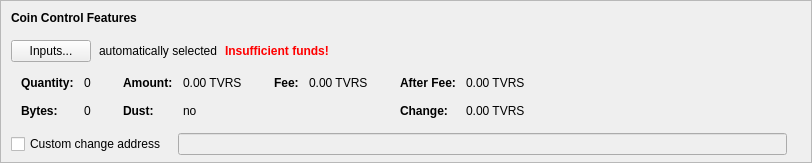
    <widget class="QFrame" name="frameCoinControl">
     <property name="sizePolicy">
      <sizepolicy hsizetype="Expanding" vsizetype="Expanding">
       <horstretch>0</horstretch>
       <verstretch>0</verstretch>
      </sizepolicy>
     </property>
     <property name="maximumSize">
      <size>
       <width>16777215</width>
       <height>16777215</height>
      </size>
     </property>
     <property name="frameShape">
      <enum>QFrame::StyledPanel</enum>
     </property>
     <property name="frameShadow">
      <enum>QFrame::Sunken</enum>
     </property>
     <layout class="QVBoxLayout" name="verticalLayoutCoinControl2">
      <property name="spacing">
       <number>0</number>
      </property>
      <property name="leftMargin">
       <number>0</number>
      </property>
      <property name="topMargin">
       <number>0</number>
      </property>
      <property name="rightMargin">
       <number>0</number>
      </property>
      <property name="bottomMargin">
       <number>6</number>
      </property>
      <item>
       <layout class="QVBoxLayout" name="verticalLayoutCoinControl" stretch="0,0,0,0,1">
        <property name="spacing">
         <number>0</number>
        </property>
        <property name="leftMargin">
         <number>10</number>
        </property>
        <property name="topMargin">
         <number>10</number>
        </property>
        <item>
         <layout class="QHBoxLayout" name="horizontalLayoutCoinControl1">
          <property name="bottomMargin">
           <number>15</number>
          </property>
          <item>
           <widget class="QLabel" name="labelCoinControlFeatures">
            <property name="sizePolicy">
             <sizepolicy hsizetype="Preferred" vsizetype="Maximum">
              <horstretch>0</horstretch>
              <verstretch>0</verstretch>
             </sizepolicy>
            </property>
            <property name="font">
             <font>
              <weight>75</weight>
              <bold>true</bold>
             </font>
            </property>
            <property name="styleSheet">
             <string notr="true">font-weight:bold;</string>
            </property>
            <property name="text">
             <string>Coin Control Features</string>
            </property>
           </widget>
          </item>
         </layout>
        </item>
        <item>
         <layout class="QHBoxLayout" name="horizontalLayoutCoinControl2" stretch="0,0,0,0">
          <property name="spacing">
           <number>8</number>
          </property>
          <property name="bottomMargin">
           <number>10</number>
          </property>
          <item>
           <widget class="QPushButton" name="pushButtonCoinControl">
            <property name="styleSheet">
             <string notr="true"/>
            </property>
            <property name="text">
             <string>Inputs...</string>
            </property>
            <property name="autoDefault">
             <bool>false</bool>
            </property>
           </widget>
          </item>
          <item>
           <widget class="QLabel" name="labelCoinControlAutomaticallySelected">
            <property name="text">
             <string>automatically selected</string>
            </property>
            <property name="margin">
             <number>5</number>
            </property>
           </widget>
          </item>
          <item>
           <widget class="QLabel" name="labelCoinControlInsuffFunds">
            <property name="font">
             <font>
              <weight>75</weight>
              <bold>true</bold>
             </font>
            </property>
            <property name="styleSheet">
             <string notr="true">color:red;font-weight:bold;</string>
            </property>
            <property name="text">
             <string>Insufficient funds!</string>
            </property>
            <property name="margin">
             <number>5</number>
            </property>
           </widget>
          </item>
          <item>
           <spacer name="horizontalSpacerCoinControl">
            <property name="orientation">
             <enum>Qt::Horizontal</enum>
            </property>
            <property name="sizeHint" stdset="0">
             <size>
              <width>40</width>
              <height>1</height>
             </size>
            </property>
           </spacer>
          </item>
         </layout>
        </item>
        <item>
         <widget class="QWidget" name="widgetCoinControl" native="true">
          <property name="sizePolicy">
           <sizepolicy hsizetype="Preferred" vsizetype="Preferred">
            <horstretch>0</horstretch>
            <verstretch>0</verstretch>
           </sizepolicy>
          </property>
          <property name="minimumSize">
           <size>
            <width>0</width>
            <height>0</height>
           </size>
          </property>
          <property name="styleSheet">
           <string notr="true"/>
          </property>
          <layout class="QHBoxLayout" name="horizontalLayoutCoinControl5">
           <property name="leftMargin">
            <number>0</number>
           </property>
           <property name="topMargin">
            <number>0</number>
           </property>
           <property name="rightMargin">
            <number>0</number>
           </property>
           <property name="bottomMargin">
            <number>0</number>
           </property>
           <item>
            <layout class="QHBoxLayout" name="horizontalLayoutCoinControl3" stretch="0,0,0,1">
             <property name="spacing">
              <number>20</number>
             </property>
             <property name="topMargin">
              <number>0</number>
             </property>
             <property name="bottomMargin">
              <number>10</number>
             </property>
             <item>
              <layout class="QFormLayout" name="formLayoutCoinControl1">
               <property name="horizontalSpacing">
                <number>10</number>
               </property>
               <property name="verticalSpacing">
                <number>14</number>
               </property>
               <property name="leftMargin">
                <number>10</number>
               </property>
               <property name="topMargin">
                <number>4</number>
               </property>
               <property name="rightMargin">
                <number>6</number>
               </property>
               <item row="0" column="0">
                <widget class="QLabel" name="labelCoinControlQuantityText">
                 <property name="font">
                  <font>
                   <weight>75</weight>
                   <bold>true</bold>
                  </font>
                 </property>
                 <property name="text">
                  <string>Quantity:</string>
                 </property>
                 <property name="margin">
                  <number>0</number>
                 </property>
                </widget>
               </item>
               <item row="0" column="1">
                <widget class="QLabel" name="labelCoinControlQuantity">
                 <property name="cursor">
                  <cursorShape>IBeamCursor</cursorShape>
                 </property>
                 <property name="contextMenuPolicy">
                  <enum>Qt::ActionsContextMenu</enum>
                 </property>
                 <property name="text">
                  <string notr="true">0</string>
                 </property>
                 <property name="margin">
                  <number>0</number>
                 </property>
                 <property name="textInteractionFlags">
                  <set>Qt::LinksAccessibleByMouse|Qt::TextSelectableByKeyboard|Qt::TextSelectableByMouse</set>
                 </property>
                </widget>
               </item>
               <item row="1" column="0">
                <widget class="QLabel" name="labelCoinControlBytesText">
                 <property name="font">
                  <font>
                   <weight>75</weight>
                   <bold>true</bold>
                  </font>
                 </property>
                 <property name="text">
                  <string>Bytes:</string>
                 </property>
                </widget>
               </item>
               <item row="1" column="1">
                <widget class="QLabel" name="labelCoinControlBytes">
                 <property name="cursor">
                  <cursorShape>IBeamCursor</cursorShape>
                 </property>
                 <property name="contextMenuPolicy">
                  <enum>Qt::ActionsContextMenu</enum>
                 </property>
                 <property name="text">
                  <string notr="true">0</string>
                 </property>
                 <property name="textInteractionFlags">
                  <set>Qt::LinksAccessibleByMouse|Qt::TextSelectableByKeyboard|Qt::TextSelectableByMouse</set>
                 </property>
                </widget>
               </item>
              </layout>
             </item>
             <item>
              <layout class="QFormLayout" name="formLayoutCoinControl2">
               <property name="horizontalSpacing">
                <number>10</number>
               </property>
               <property name="verticalSpacing">
                <number>14</number>
               </property>
               <property name="leftMargin">
                <number>6</number>
               </property>
               <property name="topMargin">
                <number>4</number>
               </property>
               <property name="rightMargin">
                <number>6</number>
               </property>
               <item row="0" column="0">
                <widget class="QLabel" name="labelCoinControlAmountText">
                 <property name="font">
                  <font>
                   <weight>75</weight>
                   <bold>true</bold>
                  </font>
                 </property>
                 <property name="text">
                  <string>Amount:</string>
                 </property>
                 <property name="margin">
                  <number>0</number>
                 </property>
                </widget>
               </item>
               <item row="0" column="1">
                <widget class="QLabel" name="labelCoinControlAmount">
                 <property name="cursor">
                  <cursorShape>IBeamCursor</cursorShape>
                 </property>
                 <property name="contextMenuPolicy">
                  <enum>Qt::ActionsContextMenu</enum>
                 </property>
                 <property name="text">
                  <string notr="true">0.00 TVRS</string>
                 </property>
                 <property name="textInteractionFlags">
                  <set>Qt::LinksAccessibleByMouse|Qt::TextSelectableByKeyboard|Qt::TextSelectableByMouse</set>
                 </property>
                </widget>
               </item>
               <item row="1" column="0">
                <widget class="QLabel" name="labelCoinControlLowOutputText">
                 <property name="font">
                  <font>
                   <weight>75</weight>
                   <bold>true</bold>
                  </font>
                 </property>
                 <property name="text">
                  <string>Dust:</string>
                 </property>
                </widget>
               </item>
               <item row="1" column="1">
                <widget class="QLabel" name="labelCoinControlLowOutput">
                 <property name="cursor">
                  <cursorShape>IBeamCursor</cursorShape>
                 </property>
                 <property name="contextMenuPolicy">
                  <enum>Qt::ActionsContextMenu</enum>
                 </property>
                 <property name="text">
                  <string notr="true">no</string>
                 </property>
                 <property name="textInteractionFlags">
                  <set>Qt::LinksAccessibleByMouse|Qt::TextSelectableByKeyboard|Qt::TextSelectableByMouse</set>
                 </property>
                </widget>
               </item>
              </layout>
             </item>
             <item>
              <layout class="QFormLayout" name="formLayoutCoinControl3">
               <property name="horizontalSpacing">
                <number>10</number>
               </property>
               <property name="verticalSpacing">
                <number>14</number>
               </property>
               <property name="leftMargin">
                <number>6</number>
               </property>
               <property name="topMargin">
                <number>4</number>
               </property>
               <property name="rightMargin">
                <number>6</number>
               </property>
               <item row="0" column="0">
                <widget class="QLabel" name="labelCoinControlFeeText">
                 <property name="font">
                  <font>
                   <weight>75</weight>
                   <bold>true</bold>
                  </font>
                 </property>
                 <property name="text">
                  <string>Fee:</string>
                 </property>
                 <property name="margin">
                  <number>0</number>
                 </property>
                </widget>
               </item>
               <item row="0" column="1">
                <widget class="QLabel" name="labelCoinControlFee">
                 <property name="cursor">
                  <cursorShape>IBeamCursor</cursorShape>
                 </property>
                 <property name="contextMenuPolicy">
                  <enum>Qt::ActionsContextMenu</enum>
                 </property>
                 <property name="text">
                  <string notr="true">0.00 TVRS</string>
                 </property>
                 <property name="textInteractionFlags">
                  <set>Qt::LinksAccessibleByMouse|Qt::TextSelectableByKeyboard|Qt::TextSelectableByMouse</set>
                 </property>
                </widget>
               </item>
              </layout>
             </item>
             <item>
              <layout class="QFormLayout" name="formLayoutCoinControl4">
               <property name="horizontalSpacing">
                <number>10</number>
               </property>
               <property name="verticalSpacing">
                <number>14</number>
               </property>
               <property name="leftMargin">
                <number>6</number>
               </property>
               <property name="topMargin">
                <number>4</number>
               </property>
               <property name="rightMargin">
                <number>6</number>
               </property>
               <item row="0" column="0">
                <widget class="QLabel" name="labelCoinControlAfterFeeText">
                 <property name="font">
                  <font>
                   <weight>75</weight>
                   <bold>true</bold>
                  </font>
                 </property>
                 <property name="text">
                  <string>After Fee:</string>
                 </property>
                 <property name="margin">
                  <number>0</number>
                 </property>
                </widget>
               </item>
               <item row="0" column="1">
                <widget class="QLabel" name="labelCoinControlAfterFee">
                 <property name="cursor">
                  <cursorShape>IBeamCursor</cursorShape>
                 </property>
                 <property name="contextMenuPolicy">
                  <enum>Qt::ActionsContextMenu</enum>
                 </property>
                 <property name="text">
                  <string notr="true">0.00 TVRS</string>
                 </property>
                 <property name="textInteractionFlags">
                  <set>Qt::LinksAccessibleByMouse|Qt::TextSelectableByKeyboard|Qt::TextSelectableByMouse</set>
                 </property>
                </widget>
               </item>
               <item row="1" column="0">
                <widget class="QLabel" name="labelCoinControlChangeText">
                 <property name="font">
                  <font>
                   <weight>75</weight>
                   <bold>true</bold>
                  </font>
                 </property>
                 <property name="text">
                  <string>Change:</string>
                 </property>
                </widget>
               </item>
               <item row="1" column="1">
                <widget class="QLabel" name="labelCoinControlChange">
                 <property name="cursor">
                  <cursorShape>IBeamCursor</cursorShape>
                 </property>
                 <property name="contextMenuPolicy">
                  <enum>Qt::ActionsContextMenu</enum>
                 </property>
                 <property name="text">
                  <string notr="true">0.00 TVRS</string>
                 </property>
                 <property name="textInteractionFlags">
                  <set>Qt::LinksAccessibleByMouse|Qt::TextSelectableByKeyboard|Qt::TextSelectableByMouse</set>
                 </property>
                </widget>
               </item>
              </layout>
             </item>
            </layout>
           </item>
          </layout>
         </widget>
        </item>
        <item>
         <layout class="QHBoxLayout" name="horizontalLayoutCoinControl4" stretch="0,0,0">
          <property name="spacing">
           <number>12</number>
          </property>
          <property name="sizeConstraint">
           <enum>QLayout::SetDefaultConstraint</enum>
          </property>
          <property name="topMargin">
           <number>5</number>
          </property>
          <property name="rightMargin">
           <number>5</number>
          </property>
          <item>
           <widget class="QCheckBox" name="checkBoxCoinControlChange">
            <property name="toolTip">
             <string>If this is activated, but the change address is empty or invalid, change will be sent to a newly generated address.</string>
            </property>
            <property name="text">
             <string>Custom change address</string>
            </property>
           </widget>
          </item>
          <item>
           <widget class="QValidatedLineEdit" name="lineEditCoinControlChange">
            <property name="enabled">
             <bool>false</bool>
            </property>
            <property name="sizePolicy">
             <sizepolicy hsizetype="Expanding" vsizetype="Fixed">
              <horstretch>0</horstretch>
              <verstretch>0</verstretch>
             </sizepolicy>
            </property>
           </widget>
          </item>
          <item>
           <widget class="QLabel" name="labelCoinControlChangeLabel">
            <property name="sizePolicy">
             <sizepolicy hsizetype="Preferred" vsizetype="Expanding">
              <horstretch>0</horstretch>
              <verstretch>0</verstretch>
             </sizepolicy>
            </property>
            <property name="minimumSize">
             <size>
              <width>0</width>
              <height>0</height>
             </size>
            </property>
            <property name="text">
             <string/>
            </property>
            <property name="margin">
             <number>3</number>
            </property>
           </widget>
          </item>
         </layout>
        </item>
        <item>
         <spacer name="verticalSpacerCoinControl">
          <property name="orientation">
           <enum>Qt::Vertical</enum>
          </property>
          <property name="sizeHint" stdset="0">
           <size>
            <width>800</width>
            <height>1</height>
           </size>
          </property>
         </spacer>
        </item>
       </layout>
      </item>
     </layout>
    </widget>
